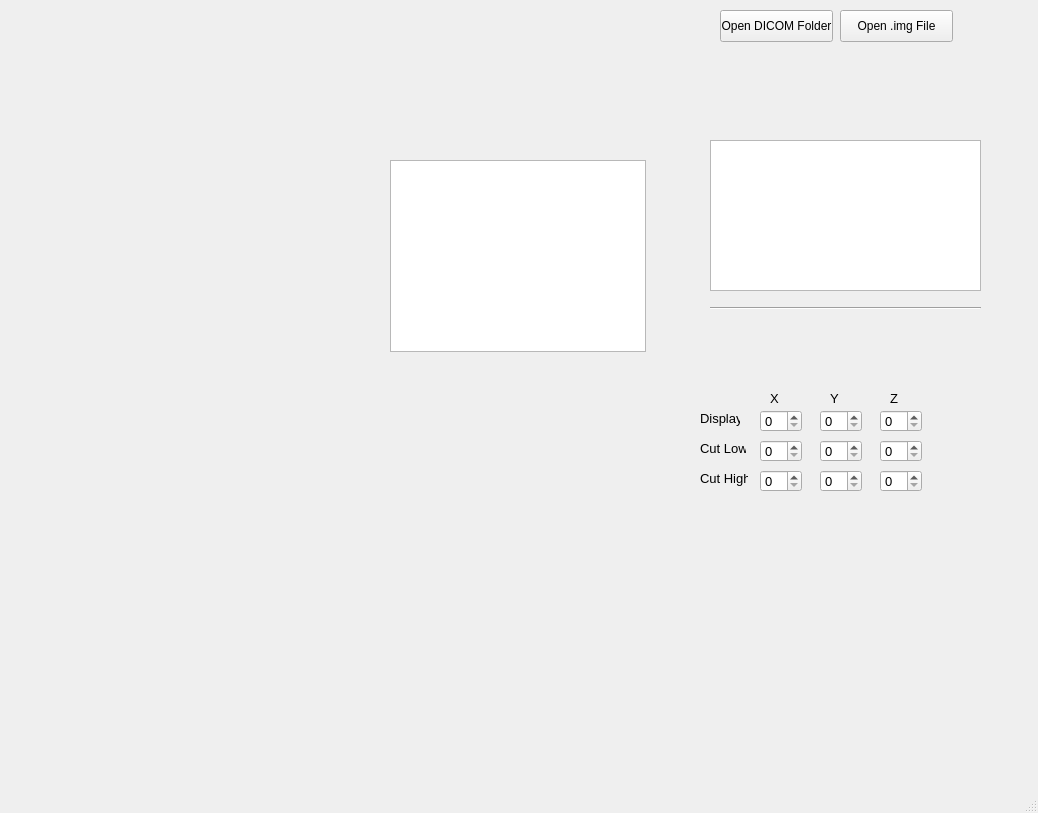
<?xml version="1.0" encoding="UTF-8"?>
<ui version="4.0">
 <class>MainWindow</class>
 <widget class="QMainWindow" name="MainWindow">
  <property name="geometry">
   <rect>
    <x>0</x>
    <y>0</y>
    <width>1038</width>
    <height>813</height>
   </rect>
  </property>
  <property name="windowTitle">
   <string>MainWindow</string>
  </property>
  <widget class="QWidget" name="centralwidget">
   <widget class="QListWidget" name="list_dicom_properties">
    <property name="geometry">
     <rect>
      <x>710</x>
      <y>140</y>
      <width>271</width>
      <height>151</height>
     </rect>
    </property>
   </widget>
   <widget class="QPushButton" name="botton_open_folder">
    <property name="geometry">
     <rect>
      <x>720</x>
      <y>10</y>
      <width>113</width>
      <height>32</height>
     </rect>
    </property>
    <property name="text">
     <string>Open DICOM Folder</string>
    </property>
   </widget>
   <widget class="QLabel" name="labelFolder">
    <property name="geometry">
     <rect>
      <x>720</x>
      <y>60</y>
      <width>281</width>
      <height>31</height>
     </rect>
    </property>
    <property name="text">
     <string/>
    </property>
    <property name="wordWrap">
     <bool>true</bool>
    </property>
   </widget>
   <widget class="QPushButton" name="botton_open_file">
    <property name="geometry">
     <rect>
      <x>840</x>
      <y>10</y>
      <width>113</width>
      <height>32</height>
     </rect>
    </property>
    <property name="text">
     <string>Open .img File</string>
    </property>
   </widget>
   <widget class="Line" name="line">
    <property name="geometry">
     <rect>
      <x>710</x>
      <y>300</y>
      <width>271</width>
      <height>16</height>
     </rect>
    </property>
    <property name="orientation">
     <enum>Qt::Horizontal</enum>
    </property>
   </widget>
   <widget class="QSpinBox" name="spinBox_x1">
    <property name="geometry">
     <rect>
      <x>760</x>
      <y>440</y>
      <width>42</width>
      <height>22</height>
     </rect>
    </property>
    <property name="font">
     <font>
      <pointsize>10</pointsize>
     </font>
    </property>
   </widget>
   <widget class="QSpinBox" name="spinBox_x2">
    <property name="geometry">
     <rect>
      <x>760</x>
      <y>470</y>
      <width>42</width>
      <height>22</height>
     </rect>
    </property>
    <property name="font">
     <font>
      <pointsize>10</pointsize>
     </font>
    </property>
   </widget>
   <widget class="QSpinBox" name="spinBox_y1">
    <property name="geometry">
     <rect>
      <x>820</x>
      <y>440</y>
      <width>42</width>
      <height>22</height>
     </rect>
    </property>
    <property name="font">
     <font>
      <pointsize>10</pointsize>
     </font>
    </property>
   </widget>
   <widget class="QSpinBox" name="spinBox_y2">
    <property name="geometry">
     <rect>
      <x>820</x>
      <y>470</y>
      <width>42</width>
      <height>22</height>
     </rect>
    </property>
    <property name="font">
     <font>
      <pointsize>10</pointsize>
     </font>
    </property>
   </widget>
   <widget class="QSpinBox" name="spinBox_z1">
    <property name="geometry">
     <rect>
      <x>880</x>
      <y>440</y>
      <width>42</width>
      <height>22</height>
     </rect>
    </property>
    <property name="font">
     <font>
      <pointsize>10</pointsize>
     </font>
    </property>
   </widget>
   <widget class="QSpinBox" name="spinBox_z2">
    <property name="geometry">
     <rect>
      <x>880</x>
      <y>470</y>
      <width>42</width>
      <height>22</height>
     </rect>
    </property>
    <property name="font">
     <font>
      <pointsize>10</pointsize>
     </font>
    </property>
   </widget>
   <widget class="QLabel" name="label">
    <property name="geometry">
     <rect>
      <x>770</x>
      <y>390</y>
      <width>21</width>
      <height>16</height>
     </rect>
    </property>
    <property name="font">
     <font>
      <pointsize>10</pointsize>
     </font>
    </property>
    <property name="text">
     <string>X</string>
    </property>
   </widget>
   <widget class="QLabel" name="label_2">
    <property name="geometry">
     <rect>
      <x>830</x>
      <y>390</y>
      <width>21</width>
      <height>16</height>
     </rect>
    </property>
    <property name="font">
     <font>
      <pointsize>10</pointsize>
     </font>
    </property>
    <property name="text">
     <string>Y</string>
    </property>
   </widget>
   <widget class="QLabel" name="label_3">
    <property name="geometry">
     <rect>
      <x>890</x>
      <y>390</y>
      <width>21</width>
      <height>16</height>
     </rect>
    </property>
    <property name="font">
     <font>
      <pointsize>10</pointsize>
     </font>
    </property>
    <property name="text">
     <string>Z</string>
    </property>
   </widget>
   <widget class="QLabel" name="label_4">
    <property name="geometry">
     <rect>
      <x>700</x>
      <y>440</y>
      <width>46</width>
      <height>16</height>
     </rect>
    </property>
    <property name="font">
     <font>
      <pointsize>10</pointsize>
     </font>
    </property>
    <property name="text">
     <string>Cut Low</string>
    </property>
   </widget>
   <widget class="QLabel" name="label_5">
    <property name="geometry">
     <rect>
      <x>700</x>
      <y>470</y>
      <width>48</width>
      <height>16</height>
     </rect>
    </property>
    <property name="font">
     <font>
      <pointsize>10</pointsize>
     </font>
    </property>
    <property name="text">
     <string>Cut High</string>
    </property>
   </widget>
   <widget class="QSpinBox" name="spinBox_z1_2">
    <property name="geometry">
     <rect>
      <x>880</x>
      <y>410</y>
      <width>42</width>
      <height>22</height>
     </rect>
    </property>
    <property name="font">
     <font>
      <pointsize>10</pointsize>
     </font>
    </property>
   </widget>
   <widget class="QSpinBox" name="spinBox_x1_2">
    <property name="geometry">
     <rect>
      <x>760</x>
      <y>410</y>
      <width>42</width>
      <height>22</height>
     </rect>
    </property>
    <property name="font">
     <font>
      <pointsize>10</pointsize>
     </font>
    </property>
   </widget>
   <widget class="QSpinBox" name="spinBox_y1_2">
    <property name="geometry">
     <rect>
      <x>820</x>
      <y>410</y>
      <width>42</width>
      <height>22</height>
     </rect>
    </property>
    <property name="font">
     <font>
      <pointsize>10</pointsize>
     </font>
    </property>
   </widget>
   <widget class="QLabel" name="label_6">
    <property name="geometry">
     <rect>
      <x>700</x>
      <y>410</y>
      <width>40</width>
      <height>16</height>
     </rect>
    </property>
    <property name="font">
     <font>
      <pointsize>10</pointsize>
     </font>
    </property>
    <property name="text">
     <string>Display</string>
    </property>
   </widget>
   <widget class="QTableWidget" name="table_DICOM">
    <property name="geometry">
     <rect>
      <x>390</x>
      <y>160</y>
      <width>256</width>
      <height>192</height>
     </rect>
    </property>
   </widget>
  </widget>
  <widget class="QStatusBar" name="statusBar"/>
 </widget>
 <resources/>
 <connections/>
</ui>
